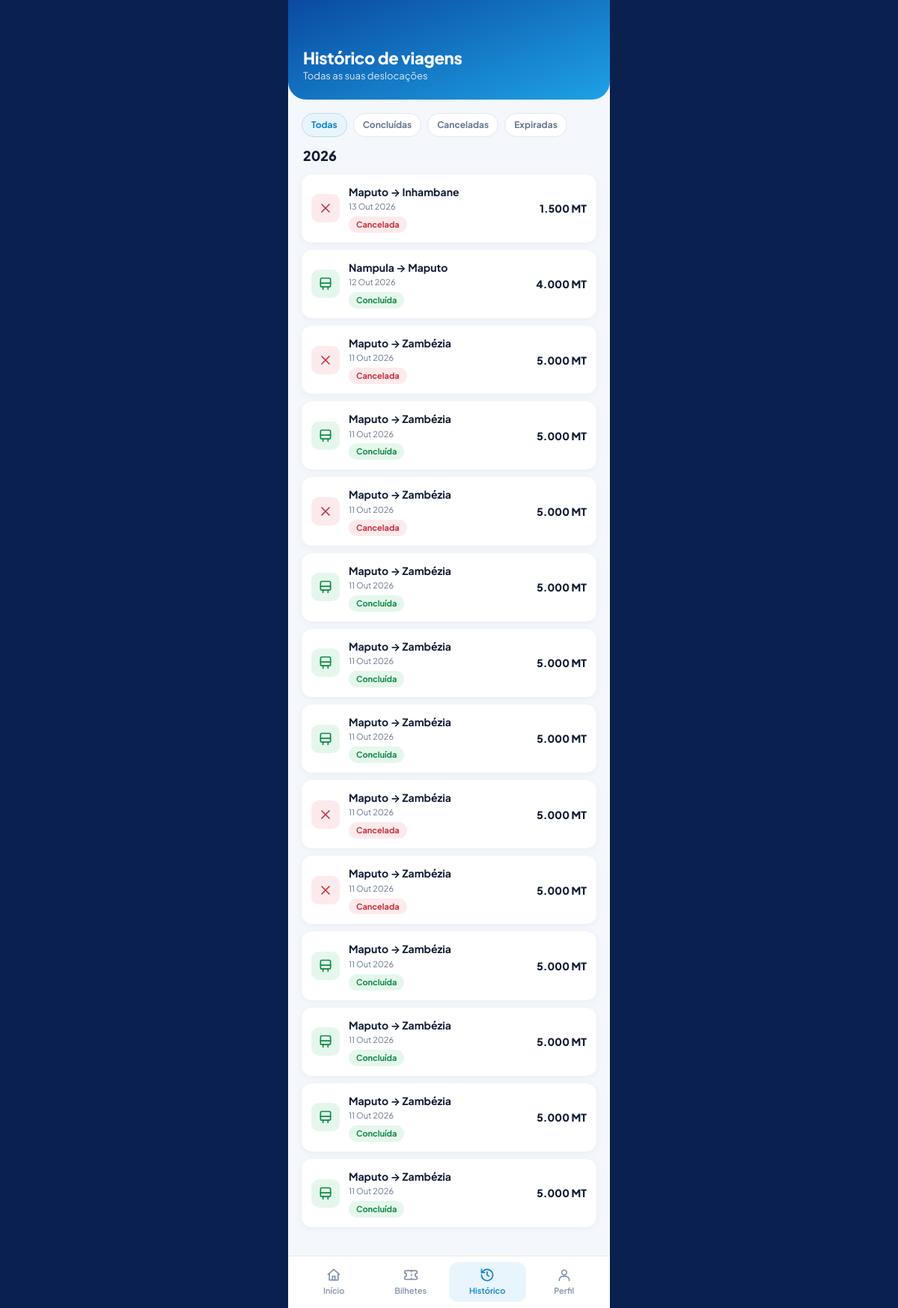
/passageiro/historico.php (signed in), run on an earlier commit of the app's database.
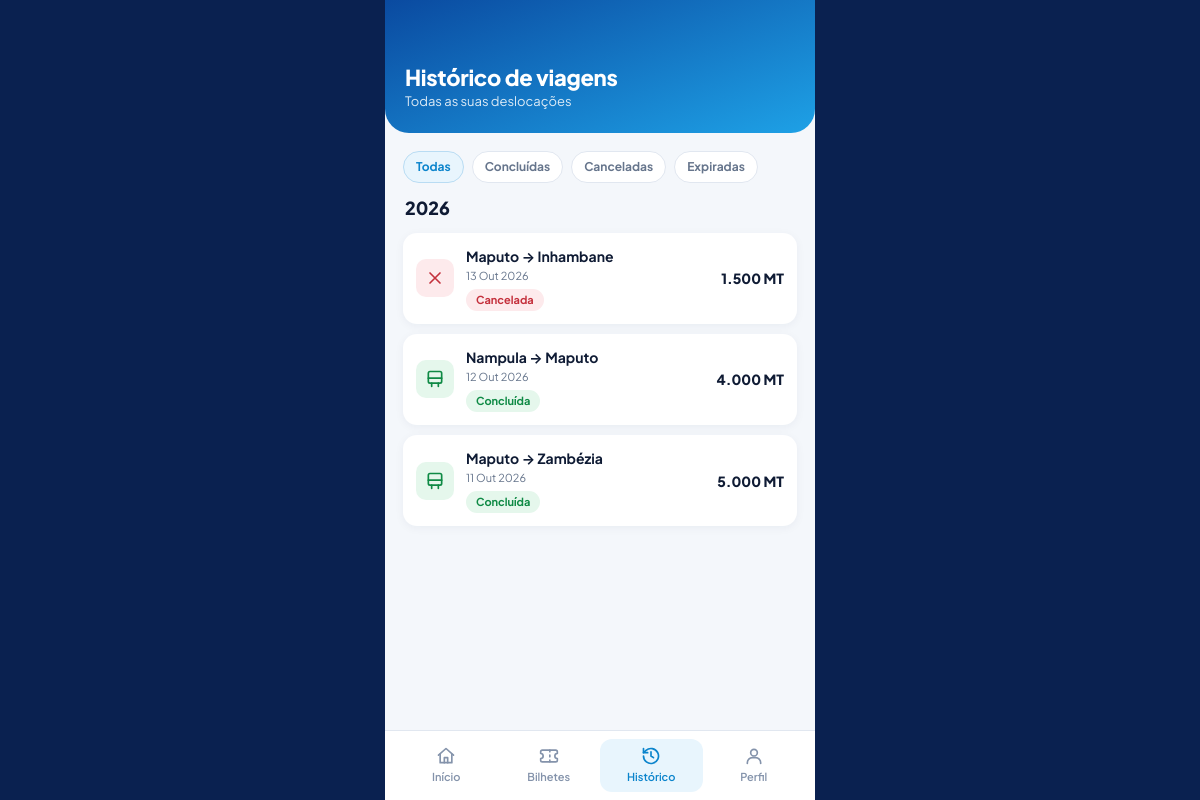
And on a later commit of the database.
### tables this page shows
CREATE TABLE `reserva` (
  `id_reserva` int(10) unsigned NOT NULL AUTO_INCREMENT,
  `data_reserva` datetime NOT NULL DEFAULT current_timestamp(),
  `data_expiracao` datetime DEFAULT NULL,
  `estado` enum('pendente','confirmada','cancelada','expirada') NOT NULL DEFAULT 'pendente',
  `id_passageiro` int(10) unsigned DEFAULT NULL,
  `nome_passageiro` varchar(100) DEFAULT NULL,
  `telefone_passageiro` varchar(30) DEFAULT NULL,
  `id_viagem` int(10) unsigned NOT NULL,
  `id_assento` int(10) unsigned NOT NULL,
  `id_bilheteiro` int(10) unsigned DEFAULT NULL,
  `assento_ocupado` tinyint(4) GENERATED ALWAYS AS (if(`estado` in ('pendente','confirmada'),1,NULL)) STORED,
  `referencia` varchar(20) DEFAULT NULL,
  `data_cancelamento` datetime DEFAULT NULL,
  `tipo_documento` varchar(30) DEFAULT NULL,
  `documento_passageiro` varchar(30) DEFAULT NULL,
  `grupo_venda` varchar(24) DEFAULT NULL,
  `embarcado_em` datetime DEFAULT NULL,
  `embarcado_por` int(11) DEFAULT NULL,
  PRIMARY KEY (`id_reserva`),
  UNIQUE KEY `uq_reserva_assento_viagem` (`id_viagem`,`id_assento`,`assento_ocupado`),
  UNIQUE KEY `uq_reserva_referencia` (`referencia`),
  KEY `idx_reserva_passageiro` (`id_passageiro`),
  KEY `idx_reserva_estado` (`estado`,`data_expiracao`),
  KEY `fk_reserva_assento` (`id_assento`),
  KEY `fk_reserva_bilheteiro` (`id_bilheteiro`),
  KEY `idx_reserva_grupo` (`grupo_venda`),
  KEY `idx_reserva_embarque` (`id_viagem`,`embarcado_em`),
  CONSTRAINT `fk_reserva_assento` FOREIGN KEY (`id_assento`) REFERENCES `assento` (`id_assento`) ON UPDATE CASCADE,
  CONSTRAINT `fk_reserva_bilheteiro` FOREIGN KEY (`id_bilheteiro`) REFERENCES `utilizador` (`id_utilizador`) ON DELETE SET NULL ON UPDATE CASCADE,
  CONSTRAINT `fk_reserva_passageiro` FOREIGN KEY (`id_passageiro`) REFERENCES `utilizador` (`id_utilizador`) ON DELETE SET NULL ON UPDATE CASCADE,
  CONSTRAINT `fk_reserva_viagem` FOREIGN KEY (`id_viagem`) REFERENCES `viagem` (`id_viagem`) ON UPDATE CASCADE
);

CREATE TABLE `rota` (
  `id_rota` int(10) unsigned NOT NULL AUTO_INCREMENT,
  `origem` varchar(80) NOT NULL,
  `destino` varchar(80) NOT NULL,
  `distancia_km` decimal(8,2) DEFAULT NULL,
  `duracao_estimada` time DEFAULT NULL,
  `id_transportadora` int(10) unsigned NOT NULL,
  `activa` tinyint(1) NOT NULL DEFAULT 1,
  `preco_base` decimal(10,2) DEFAULT NULL,
  PRIMARY KEY (`id_rota`),
  KEY `idx_rota_origem_destino` (`origem`,`destino`),
  KEY `fk_rota_transportadora` (`id_transportadora`),
  CONSTRAINT `fk_rota_transportadora` FOREIGN KEY (`id_transportadora`) REFERENCES `transportadora` (`id_transportadora`) ON UPDATE CASCADE
);

CREATE TABLE `viagem` (
  `id_viagem` int(10) unsigned NOT NULL AUTO_INCREMENT,
  `data` date NOT NULL,
  `hora_partida` time NOT NULL,
  `hora_chegada` time DEFAULT NULL,
  `preco` decimal(10,2) NOT NULL,
  `classe` varchar(30) NOT NULL DEFAULT 'Convencional',
  `estado` enum('agendada','em_curso','concluida','cancelada') NOT NULL DEFAULT 'agendada',
  `id_rota` int(10) unsigned NOT NULL,
  `id_autocarro` int(10) unsigned NOT NULL,
  `id_cobrador` int(10) unsigned DEFAULT NULL,
  `id_motorista` int(10) unsigned DEFAULT NULL,
  PRIMARY KEY (`id_viagem`),
  KEY `idx_viagem_data` (`data`,`hora_partida`),
  KEY `fk_viagem_rota` (`id_rota`),
  KEY `fk_viagem_autocarro` (`id_autocarro`),
  KEY `fk_viagem_cobrador` (`id_cobrador`),
  KEY `fk_viagem_motorista` (`id_motorista`),
  CONSTRAINT `fk_viagem_autocarro` FOREIGN KEY (`id_autocarro`) REFERENCES `autocarro` (`id_autocarro`) ON UPDATE CASCADE,
  CONSTRAINT `fk_viagem_cobrador` FOREIGN KEY (`id_cobrador`) REFERENCES `utilizador` (`id_utilizador`) ON DELETE SET NULL ON UPDATE CASCADE,
  CONSTRAINT `fk_viagem_motorista` FOREIGN KEY (`id_motorista`) REFERENCES `motorista` (`id_motorista`) ON DELETE SET NULL ON UPDATE CASCADE,
  CONSTRAINT `fk_viagem_rota` FOREIGN KEY (`id_rota`) REFERENCES `rota` (`id_rota`) ON UPDATE CASCADE
);

### includes/funcoes.php (called while the page is built, shortened)
<?php
function e($valor): string {
    return htmlspecialchars((string)$valor, ENT_QUOTES, 'UTF-8');
}
function url(string $caminho = ''): string {
    return BASE_URL . '/' . ltrim($caminho, '/');
}

### includes/passageiro.php (called while the page is built, shortened)
<?php
require_once __DIR__ . '/app_layout.php';
function data_curta(string $ymd): string {
    $t = strtotime($ymd);
    return date('j', $t) . ' ' . MESES_CURTOS[(int)date('n', $t) - 1];
}
function data_com_ano(string $ymd): string {
    return data_curta($ymd) . ' ' . date('Y', strtotime($ymd));
}
function formatar_mt($v): string {
    return number_format((float)$v, 0, ',', '.') . ' MT';
}
function partida_ts(array $r): int {
    return strtotime($r['data'] . ' ' . $r['hora_partida']);
}
function estado_reserva(array $r): array {
    $passada = partida_ts($r) < time();
    switch ($r['estado']) {
        case 'cancelada': return ['Cancelada', 'etq-vermelha'];
        default:          return $passada ? ['Concluída', 'etq-verde'] : ['Confirmado', 'etq-verde'];
    }
}

### passageiro/historico.php (the view, shortened to what this page needs)
<?php
require_once __DIR__ . '/../includes/sessao.php';
require_once __DIR__ . '/../includes/passageiro.php';
$u = exigir_passageiro();
$f = $_GET['f'] ?? 'todas';
$filtros = ['todas' => 'Todas', 'concluidas' => 'Concluídas', 'canceladas' => 'Canceladas', 'expiradas' => 'Expiradas'];
$st = $pdo->prepare("SELECT rs.*, v.data, v.hora_partida, v.preco, ro.origem, ro.destino
                     FROM reserva rs JOIN viagem v ON v.id_viagem = rs.id_viagem JOIN rota ro ON ro.id_rota = v.id_rota
                     WHERE rs.id_passageiro = ? ORDER BY v.data DESC, v.hora_partida DESC");
$st->execute([$u['id_utilizador']]);
$grupos = [];
foreach ($st->fetchAll() as $r) {
    [$txt, $cls] = estado_reserva($r);
    $r['_txt'] = $txt; $r['_cls'] = $cls;
    $grupos[date('Y', strtotime($r['data']))][] = $r;
}
app_abrir(['titulo' => 'Histórico', 'h1' => 'Histórico de viagens', 'sub' => 'Todas as suas deslocações']);
?>
<div class="filtro-hist">
  <?php foreach ($filtros as $k => $nome): ?>
    <a class="<?= $f === $k ? 'activo' : '' ?>" href="<?= e(url('passageiro/historico.php?f=' . $k)) ?>"><?= e($nome) ?></a>
  <?php endforeach; ?>
</div>
<?php foreach ($grupos as $ano => $itens): ?>
  <div class="ano"><span><?= (int)$ano ?></span></div>
  <?php foreach ($itens as $r):
      $ligacao = $r['estado'] === 'confirmada' ? 'passageiro/bilhete.php?reserva=' . (int)$r['id_reserva']
               : ($r['estado'] === 'pendente' ? 'passageiro/pagamento.php?reserva=' . (int)$r['id_reserva'] : null);
      $icone = $r['_cls'] === 'etq-vermelha' ? 'x' : ($r['_cls'] === 'etq-amarela' ? 'relogio' : 'onibus'); ?>
    <<?= $ligacao ? 'a href="' . e(url($ligacao)) . '"' : 'div' ?> class="item-hist">
      <span class="icone <?= $r['_cls'] ?>"><?= ic($icone) ?></span>
      <span class="meio"><b><?= e($r['origem']) ?> → <?= e($r['destino']) ?></b>
        <small><?= e(data_com_ano($r['data'])) ?></small><span class="etq-app <?= $r['_cls'] ?>"><?= e($r['_txt']) ?></span></span>
      <span class="preco"><?= e(formatar_mt($r['preco'])) ?></span>
    </<?= $ligacao ? 'a' : 'div' ?>>
  <?php endforeach; ?>
<?php endforeach; ?>
<?php app_fechar(['nav' => 'historico']); ?>

### includes/app_layout.php (shortened to what this page needs)
<?php
require_once __DIR__ . '/app_icones.php';
function app_abrir(array $o = []): void {
    $cab = $o['cabecalho'] ?? 'gradiente';
    ?>
<!DOCTYPE html>
<html lang="pt">
<head>
  <link rel="stylesheet" href="<?= e(url('assets/css/base.css')) ?>">
  <link rel="stylesheet" href="<?= e(url('assets/css/app.css')) ?>">
  <link rel="stylesheet" href="<?= e(url('assets/css/notificacoes.css') . '?v=' . (int)@filemtime(__DIR__ . '/../assets/css/notificacoes.css')) ?>">
</head>
<body class="app <?= e($o['classe'] ?? '') ?>">
<div class="telefone">
<?php if ($cab === 'gradiente'): ?>
  <header class="app-topo">
    <div class="app-topo-linha">
    </div>
    <?php if (!empty($o['h1'])): ?><h1><?= e($o['h1']) ?></h1><?php endif; ?>
    <?php if (!empty($o['sub'])): ?><p><?= e($o['sub']) ?></p><?php endif; ?>
  </header>
<?php endif; ?>
<main class="ecra <?= e($o['classe_ecra'] ?? '') ?>">
<?php
}
function app_fechar(array $o = []): void {
    echo "</main>\n";
    if (!empty($o['nav'])) {
        $itens = [
            'inicio'    => ['Início',    'passageiro/index.php',     'casa'],
            'bilhetes'  => ['Bilhetes',  'passageiro/bilhetes.php',  'bilhete'],
            'historico' => ['Histórico', 'passageiro/historico.php', 'historico'],
            'perfil'    => ['Perfil',    'passageiro/perfil.php',    'utilizador'],
        ];
        echo '<nav class="app-nav">';
        foreach ($itens as $k => [$rotulo, $caminho, $icone]) {
            echo '<a href="' . e(url($caminho)) . '" class="' . ($o['nav'] === $k ? 'activo' : '') . '">'
               . ic($icone) . '<span>' . e($rotulo) . '</span></a>';
        }
        echo '</nav>';
    }
    echo "</div>\n";
    echo '<script src="' . e(url('assets/js/app.js')) . '"></script>' . "\n</body>\n</html>";
}

### includes/app_icones.php (shortened to what this page needs)
<?php
function ic(string $nome, string $classe = ''): string {
    return '<svg class="ic ' . $classe . '" viewBox="0 0 24 24" fill="none" stroke="currentColor" stroke-width="2" '
         . 'stroke-linecap="round" stroke-linejoin="round" aria-hidden="true">' . ($i[$nome] ?? '') . '</svg>';
}

### assets/css/base.css (style rules this page uses)
:root { --azul:#1ea1e6; --azul-forte:#0b84cc; --navy:#0a2150; --navy-2:#102b66; --texto:#0f1b34; --cinza:#66758c; --borda:#e1e7f0; --fundo:#f4f6fa; --branco:#fff; --erro:#d92d3a; --erro-bg:#fdecee; --ok:#12a150; --ok-bg:#e7f7ee; --info:#0b6fb0; --info-bg:#e9f5fd; --roxo:#6c47e8; --roxo-bg:#f0ecff; --acento:var(--azul); --acento-forte:var(--azul-forte); --raio:10px; --fonte:'Plus Jakarta Sans','Inter',system-ui,-apple-system,'Segoe UI',Roboto,sans-serif; }
* { box-sizing:border-box }
html,body { margin:0 }
body { font-family:var(--fonte);color:var(--texto);background:var(--fundo);font-size:14px;line-height:1.45 }
a { color:var(--azul-forte);text-decoration:none }
h1,h2,h3 { margin:0;line-height:1.2 }
.icone { width:18px;height:18px;flex:none }

### assets/css/app.css (style rules this page uses)
body.app { background:var(--navy);display:flex;justify-content:center;min-height:100vh }
.ic { width:20px;height:20px;flex:none }
.telefone { width:100%;max-width:430px;min-height:100vh;background:#f4f7fb;display:flex;flex-direction:column;position:relative }
.app-topo { background:linear-gradient(160deg,#0a4aa0 0%,#1ea1e6 100%);color:#fff;padding:18px 20px 22px;border-radius:0 0 24px 24px }
.app-topo-linha { display:flex;justify-content:space-between;align-items:center;min-height:36px }
.app-topo h1 { font-size:22px;font-weight:800;margin:10px 0 2px;letter-spacing:-.3px }
.app-topo p { margin:0;opacity:.85;font-size:13px }
.ecra { flex:1;padding:18px 18px 28px }
.app-nav { position:sticky;bottom:0;display:grid;grid-template-columns:repeat(4,1fr);background:#fff;border-top:1px solid var(--borda);padding:8px 10px calc(8px + env(safe-area-inset-bottom,0px));z-index:5 }
.app-nav a { display:flex;flex-direction:column;align-items:center;gap:3px;font-size:11px;font-weight:600;color:#8493ab;padding:7px 4px;border-radius:12px }
.app-nav a.activo { color:var(--azul-forte);background:#e8f5fd }
.etq-verde { background:#e5f7ec;color:#0f8a45 }
.etq-vermelha { background:#fdeaec;color:#c4303c }
.etq-app { display:inline-block;padding:3px 10px;border-radius:999px;font-size:11px;font-weight:700 }
.ano { font-size:18px;font-weight:800;margin:6px 2px 12px;display:flex;justify-content:space-between;align-items:center }
.item-hist { display:flex;align-items:center;gap:12px;background:#fff;border-radius:14px;padding:13px;margin-bottom:10px;color:inherit;box-shadow:0 2px 10px rgba(10,33,80,.05) }
.item-hist .icone { width:38px;height:38px;border-radius:10px;display:flex;align-items:center;justify-content:center;flex:none }
.item-hist .icone.etq-verde { background:#e5f7ec }
.item-hist .icone.etq-vermelha { background:#fdeaec }
.item-hist .meio { flex:1 }
.item-hist .meio b { display:block;font-size:14px }
.item-hist .meio small { color:var(--cinza);font-size:11px;display:block;margin:2px 0 4px }
.item-hist .preco { font-weight:800;font-size:14px }
.filtro-hist { display:flex;gap:8px;overflow-x:auto;margin-bottom:12px }
.filtro-hist a { background:#fff;border:1px solid var(--borda);border-radius:999px;padding:6px 12px;font-size:12px;font-weight:700;color:var(--cinza);white-space:nowrap }
.filtro-hist a.activo { background:#e8f5fd;border-color:#b9dcf3;color:var(--azul-forte) }

What changed in the data, as far as the page shows it:
removed reserva: rota.origem "Maputo", rota.destino "Zambézia", id_viagem.data "11 Out 2026", _txt "Cancelada", id_viagem.preco "5.000 MT"
removed reserva: rota.origem "Maputo", rota.destino "Zambézia", id_viagem.data "11 Out 2026", _txt "Concluída", id_viagem.preco "5.000 MT"
removed reserva: rota.origem "Maputo", rota.destino "Zambézia", id_viagem.data "11 Out 2026", _txt "Cancelada", id_viagem.preco "5.000 MT"
removed reserva: rota.origem "Maputo", rota.destino "Zambézia", id_viagem.data "11 Out 2026", _txt "Concluída", id_viagem.preco "5.000 MT"
removed reserva: rota.origem "Maputo", rota.destino "Zambézia", id_viagem.data "11 Out 2026", _txt "Concluída", id_viagem.preco "5.000 MT"
removed reserva: rota.origem "Maputo", rota.destino "Zambézia", id_viagem.data "11 Out 2026", _txt "Cancelada", id_viagem.preco "5.000 MT"
removed reserva: rota.origem "Maputo", rota.destino "Zambézia", id_viagem.data "11 Out 2026", _txt "Cancelada", id_viagem.preco "5.000 MT"
removed reserva: rota.origem "Maputo", rota.destino "Zambézia", id_viagem.data "11 Out 2026", _txt "Concluída", id_viagem.preco "5.000 MT"
removed reserva: rota.origem "Maputo", rota.destino "Zambézia", id_viagem.data "11 Out 2026", _txt "Concluída", id_viagem.preco "5.000 MT"
removed reserva: rota.origem "Maputo", rota.destino "Zambézia", id_viagem.data "11 Out 2026", _txt "Concluída", id_viagem.preco "5.000 MT"
removed reserva: rota.origem "Maputo", rota.destino "Zambézia", id_viagem.data "11 Out 2026", _txt "Concluída", id_viagem.preco "5.000 MT"
